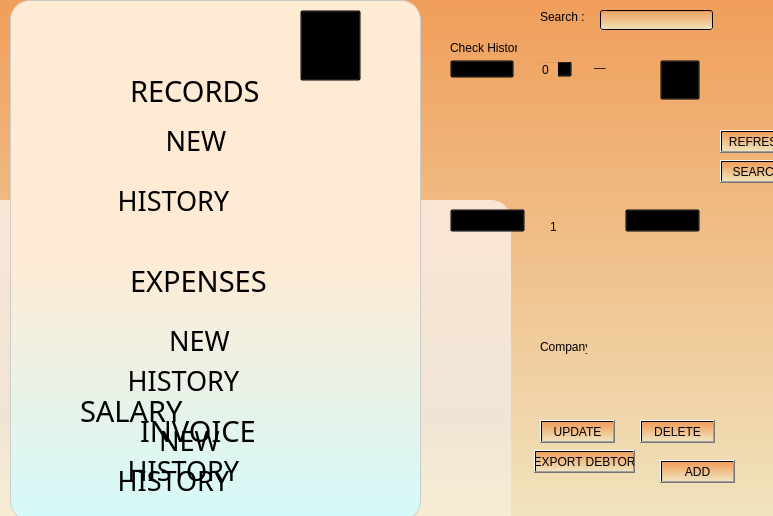
<?xml version="1.0" encoding="UTF-8"?>
<ui version="4.0">
 <class>Form</class>
 <widget class="QWidget" name="Form">
  <property name="geometry">
   <rect>
    <x>0</x>
    <y>0</y>
    <width>773</width>
    <height>516</height>
   </rect>
  </property>
  <property name="sizePolicy">
   <sizepolicy hsizetype="Expanding" vsizetype="Expanding">
    <horstretch>0</horstretch>
    <verstretch>0</verstretch>
   </sizepolicy>
  </property>
  <property name="windowTitle">
   <string>Form</string>
  </property>
  <property name="styleSheet">
   <string notr="true">background-color: qlineargradient(spread:pad, x1:0, y1:0, x2:0, y2:1, stop:0 rgba(240, 158, 90, 255), stop:1 rgba(240, 227, 189, 255));</string>
  </property>
  <widget class="QFrame" name="sidebar">
   <property name="geometry">
    <rect>
     <x>10</x>
     <y>0</y>
     <width>411</width>
     <height>521</height>
    </rect>
   </property>
   <property name="sizePolicy">
    <sizepolicy hsizetype="Expanding" vsizetype="Expanding">
     <horstretch>0</horstretch>
     <verstretch>0</verstretch>
    </sizepolicy>
   </property>
   <property name="styleSheet">
    <string notr="true">/*background-color: qlineargradient(spread:pad, x1:0, y1:0, x2:0, y2:1, stop:0 rgba(252, 226, 219, 240), stop:0.5 rgba(252, 226, 219, 245), stop:1 rgba(193, 228, 232,240));
*/
background-color: qlineargradient(spread:pad, x1:0, y1:0, x2:0, y2:1, stop:0 #FFEBD4 , stop:0.5 #FFEBD4, stop:1 #D4FAFA);

border-radius: 20px;
border: 1px solid #ccc;

                </string>
   </property>
   <property name="frameShape">
    <enum>QFrame::StyledPanel</enum>
   </property>
   <property name="frameShadow">
    <enum>QFrame::Raised</enum>
   </property>
   <property name="lineWidth">
    <number>3</number>
   </property>
   <widget class="QPushButton" name="add_record_button">
    <property name="geometry">
     <rect>
      <x>50</x>
      <y>110</y>
      <width>321</width>
      <height>61</height>
     </rect>
    </property>
    <property name="font">
     <font>
      <family>Tw Cen MT Condensed Extra Bold</family>
      <pointsize>20</pointsize>
     </font>
    </property>
    <property name="styleSheet">
     <string notr="true">border-radius:0px;
border:0px;
background-color:transparent;


</string>
    </property>
    <property name="text">
     <string>       NEW              </string>
    </property>
   </widget>
   <widget class="QPushButton" name="check_record_button">
    <property name="geometry">
     <rect>
      <x>40</x>
      <y>170</y>
      <width>331</width>
      <height>61</height>
     </rect>
    </property>
    <property name="font">
     <font>
      <family>Tw Cen MT Condensed Extra Bold</family>
      <pointsize>20</pointsize>
     </font>
    </property>
    <property name="styleSheet">
     <string notr="true">border-radius:0px;
border:0px;
background-color:transparent;
</string>
    </property>
    <property name="text">
     <string>HISTORY            </string>
    </property>
   </widget>
   <widget class="QPushButton" name="add_expenses_button">
    <property name="geometry">
     <rect>
      <x>50</x>
      <y>310</y>
      <width>321</width>
      <height>61</height>
     </rect>
    </property>
    <property name="font">
     <font>
      <family>Tw Cen MT Condensed Extra Bold</family>
      <pointsize>20</pointsize>
     </font>
    </property>
    <property name="styleSheet">
     <string notr="true">border-radius:0px;
border:0px;
background-color:transparent;</string>
    </property>
    <property name="text">
     <string>     NEW           </string>
    </property>
   </widget>
   <widget class="QPushButton" name="check_expenses_button">
    <property name="geometry">
     <rect>
      <x>50</x>
      <y>350</y>
      <width>331</width>
      <height>61</height>
     </rect>
    </property>
    <property name="font">
     <font>
      <family>Tw Cen MT Condensed Extra Bold</family>
      <pointsize>20</pointsize>
     </font>
    </property>
    <property name="styleSheet">
     <string notr="true">border-radius:0px;
border:0px;
background-color:transparent;
padding:0px;</string>
    </property>
    <property name="text">
     <string>HISTORY            </string>
    </property>
   </widget>
   <widget class="QLabel" name="file_pic">
    <property name="geometry">
     <rect>
      <x>20</x>
      <y>50</y>
      <width>81</width>
      <height>81</height>
     </rect>
    </property>
    <property name="styleSheet">
     <string notr="true">padding:0px;
background-color:transparent;
border:0px</string>
    </property>
    <property name="text">
     <string/>
    </property>
    <property name="pixmap">
     <pixmap>:/file.png</pixmap>
    </property>
   </widget>
   <widget class="QLabel" name="record_text">
    <property name="geometry">
     <rect>
      <x>120</x>
      <y>70</y>
      <width>231</width>
      <height>41</height>
     </rect>
    </property>
    <property name="font">
     <font>
      <family>Tw Cen MT Condensed Extra Bold</family>
      <pointsize>22</pointsize>
      <weight>50</weight>
      <bold>false</bold>
     </font>
    </property>
    <property name="styleSheet">
     <string notr="true">background-color:transparent;
border:0px;</string>
    </property>
    <property name="text">
     <string>RECORDS</string>
    </property>
   </widget>
   <widget class="QLabel" name="coin_pic">
    <property name="geometry">
     <rect>
      <x>20</x>
      <y>250</y>
      <width>71</width>
      <height>71</height>
     </rect>
    </property>
    <property name="styleSheet">
     <string notr="true">padding:0px;
background-color:transparent;
border:0px</string>
    </property>
    <property name="text">
     <string/>
    </property>
   </widget>
   <widget class="QLabel" name="expenses_text">
    <property name="geometry">
     <rect>
      <x>120</x>
      <y>260</y>
      <width>221</width>
      <height>41</height>
     </rect>
    </property>
    <property name="font">
     <font>
      <family>Tw Cen MT Condensed Extra Bold</family>
      <pointsize>22</pointsize>
      <weight>50</weight>
      <bold>false</bold>
     </font>
    </property>
    <property name="styleSheet">
     <string notr="true">background-color:transparent;
border:0px;</string>
    </property>
    <property name="text">
     <string>EXPENSES</string>
    </property>
   </widget>
   <widget class="QLabel" name="triangle1">
    <property name="geometry">
     <rect>
      <x>300</x>
      <y>130</y>
      <width>47</width>
      <height>14</height>
     </rect>
    </property>
    <property name="styleSheet">
     <string notr="true">border-radius:0px;
border:0px;
background-color:transparent;</string>
    </property>
    <property name="text">
     <string/>
    </property>
   </widget>
   <widget class="QLabel" name="triangle2">
    <property name="geometry">
     <rect>
      <x>300</x>
      <y>190</y>
      <width>47</width>
      <height>14</height>
     </rect>
    </property>
    <property name="styleSheet">
     <string notr="true">border-radius:0px;
border:0px;
background-color:transparent;</string>
    </property>
    <property name="text">
     <string/>
    </property>
   </widget>
   <widget class="QLabel" name="triangle3">
    <property name="geometry">
     <rect>
      <x>300</x>
      <y>330</y>
      <width>47</width>
      <height>14</height>
     </rect>
    </property>
    <property name="styleSheet">
     <string notr="true">border-radius:0px;
border:0px;
background-color:transparent;</string>
    </property>
    <property name="text">
     <string/>
    </property>
   </widget>
   <widget class="QLabel" name="triangle4">
    <property name="geometry">
     <rect>
      <x>300</x>
      <y>390</y>
      <width>47</width>
      <height>14</height>
     </rect>
    </property>
    <property name="styleSheet">
     <string notr="true">border-radius:0px;
border:0px;
background-color:transparent;</string>
    </property>
    <property name="text">
     <string/>
    </property>
   </widget>
   <widget class="QLabel" name="invoice_text">
    <property name="geometry">
     <rect>
      <x>130</x>
      <y>410</y>
      <width>221</width>
      <height>41</height>
     </rect>
    </property>
    <property name="font">
     <font>
      <family>Tw Cen MT Condensed Extra Bold</family>
      <pointsize>22</pointsize>
      <weight>50</weight>
      <bold>false</bold>
     </font>
    </property>
    <property name="styleSheet">
     <string notr="true">background-color:transparent;
border:0px;</string>
    </property>
    <property name="text">
     <string>INVOICE</string>
    </property>
   </widget>
   <widget class="QLabel" name="file_pic_2">
    <property name="geometry">
     <rect>
      <x>30</x>
      <y>390</y>
      <width>81</width>
      <height>81</height>
     </rect>
    </property>
    <property name="styleSheet">
     <string notr="true">padding:0px;
background-color:transparent;
border:0px</string>
    </property>
    <property name="text">
     <string/>
    </property>
    <property name="pixmap">
     <pixmap>:/file.png</pixmap>
    </property>
   </widget>
   <widget class="QPushButton" name="check_invoice_button">
    <property name="geometry">
     <rect>
      <x>40</x>
      <y>450</y>
      <width>331</width>
      <height>61</height>
     </rect>
    </property>
    <property name="font">
     <font>
      <family>Tw Cen MT Condensed Extra Bold</family>
      <pointsize>20</pointsize>
     </font>
    </property>
    <property name="styleSheet">
     <string notr="true">border-radius:0px;
border:0px;
background-color:transparent;
padding:0px;</string>
    </property>
    <property name="text">
     <string>HISTORY            </string>
    </property>
   </widget>
   <widget class="QLabel" name="triangle5">
    <property name="geometry">
     <rect>
      <x>300</x>
      <y>480</y>
      <width>47</width>
      <height>14</height>
     </rect>
    </property>
    <property name="styleSheet">
     <string notr="true">border-radius:0px;
border:0px;
background-color:transparent;</string>
    </property>
    <property name="text">
     <string/>
    </property>
   </widget>
   <widget class="QLabel" name="triangle6">
    <property name="geometry">
     <rect>
      <x>340</x>
      <y>450</y>
      <width>47</width>
      <height>14</height>
     </rect>
    </property>
    <property name="styleSheet">
     <string notr="true">border-radius:0px;
border:0px;
background-color:transparent;</string>
    </property>
    <property name="text">
     <string/>
    </property>
   </widget>
   <widget class="QLabel" name="salary_text">
    <property name="geometry">
     <rect>
      <x>70</x>
      <y>390</y>
      <width>221</width>
      <height>41</height>
     </rect>
    </property>
    <property name="font">
     <font>
      <family>Tw Cen MT Condensed Extra Bold</family>
      <pointsize>22</pointsize>
      <weight>50</weight>
      <bold>false</bold>
     </font>
    </property>
    <property name="styleSheet">
     <string notr="true">background-color:transparent;
border:0px;</string>
    </property>
    <property name="text">
     <string>SALARY</string>
    </property>
   </widget>
   <widget class="QLabel" name="triangle7">
    <property name="geometry">
     <rect>
      <x>330</x>
      <y>410</y>
      <width>47</width>
      <height>14</height>
     </rect>
    </property>
    <property name="styleSheet">
     <string notr="true">border-radius:0px;
border:0px;
background-color:transparent;</string>
    </property>
    <property name="text">
     <string/>
    </property>
   </widget>
   <widget class="QPushButton" name="add_salary_button">
    <property name="geometry">
     <rect>
      <x>40</x>
      <y>410</y>
      <width>321</width>
      <height>61</height>
     </rect>
    </property>
    <property name="font">
     <font>
      <family>Tw Cen MT Condensed Extra Bold</family>
      <pointsize>20</pointsize>
     </font>
    </property>
    <property name="styleSheet">
     <string notr="true">border-radius:0px;
border:0px;
background-color:transparent;</string>
    </property>
    <property name="text">
     <string>     NEW           </string>
    </property>
   </widget>
   <widget class="QPushButton" name="check_salary_button">
    <property name="geometry">
     <rect>
      <x>50</x>
      <y>440</y>
      <width>331</width>
      <height>61</height>
     </rect>
    </property>
    <property name="font">
     <font>
      <family>Tw Cen MT Condensed Extra Bold</family>
      <pointsize>20</pointsize>
     </font>
    </property>
    <property name="styleSheet">
     <string notr="true">border-radius:0px;
border:0px;
background-color:transparent;
padding:0px;</string>
    </property>
    <property name="text">
     <string>HISTORY            </string>
    </property>
   </widget>
   <widget class="QLabel" name="coin_pic_2">
    <property name="geometry">
     <rect>
      <x>20</x>
      <y>340</y>
      <width>71</width>
      <height>71</height>
     </rect>
    </property>
    <property name="styleSheet">
     <string notr="true">padding:0px;
background-color:transparent;
border:0px</string>
    </property>
    <property name="text">
     <string/>
    </property>
   </widget>
   <zorder>add_record_button</zorder>
   <zorder>check_record_button</zorder>
   <zorder>add_expenses_button</zorder>
   <zorder>check_expenses_button</zorder>
   <zorder>file_pic</zorder>
   <zorder>record_text</zorder>
   <zorder>coin_pic</zorder>
   <zorder>expenses_text</zorder>
   <zorder>triangle1</zorder>
   <zorder>triangle2</zorder>
   <zorder>triangle3</zorder>
   <zorder>triangle4</zorder>
   <zorder>invoice_text</zorder>
   <zorder>file_pic_2</zorder>
   <zorder>check_invoice_button</zorder>
   <zorder>triangle5</zorder>
   <zorder>salary_text</zorder>
   <zorder>add_salary_button</zorder>
   <zorder>check_salary_button</zorder>
   <zorder>triangle7</zorder>
   <zorder>triangle6</zorder>
   <zorder>coin_pic_2</zorder>
  </widget>
  <widget class="QPushButton" name="option_button">
   <property name="geometry">
    <rect>
     <x>300</x>
     <y>10</y>
     <width>61</width>
     <height>71</height>
    </rect>
   </property>
   <property name="styleSheet">
    <string notr="true">background-color: transparent;
font-family: &quot;Helvetica&quot;; 
font-size: 60px; 
font-weight: bold; 
padding-top: 0px;
padding-right: 0px;
padding-bottom: 10px;
padding-left: 0px;</string>
   </property>
   <property name="text">
    <string>≡</string>
   </property>
  </widget>
  <widget class="QPushButton" name="minimize_button">
   <property name="geometry">
    <rect>
     <x>580</x>
     <y>40</y>
     <width>40</width>
     <height>40</height>
    </rect>
   </property>
   <property name="styleSheet">
    <string notr="true">border: 0;
background-color:transparent;
color:black;
font:Bold;
font-size:20px;
padding-bottom:2px</string>
   </property>
   <property name="text">
    <string>_</string>
   </property>
  </widget>
  <widget class="QPushButton" name="close_button">
   <property name="geometry">
    <rect>
     <x>660</x>
     <y>60</y>
     <width>40</width>
     <height>40</height>
    </rect>
   </property>
   <property name="styleSheet">
    <string notr="true">background-color:transparent;
color:black;
font:Bold;
font-size:25px;
padding:0px</string>
   </property>
   <property name="text">
    <string>X</string>
   </property>
  </widget>
  <widget class="QFrame" name="base_frame">
   <property name="geometry">
    <rect>
     <x>-230</x>
     <y>190</y>
     <width>751</width>
     <height>451</height>
    </rect>
   </property>
   <property name="styleSheet">
    <string notr="true">/*background-color: qlineargradient(spread:pad, x1:0, y1:0, x2:0, y2:1, stop:0 rgba(249, 239, 213,255), stop:1 rgba(250, 213, 195, 255));
*/
background-color: qlineargradient(spread:pad, x1:0, y1:0, x2:0, y2:1, stop:0 rgba(250, 229, 213,255), stop:0.5 rgba(240, 229, 213,255) ,stop:1 #FFF4CE);
border-radius: 20px;
border: 0px solid #ccc;
padding: 10px;
margin: 10px;</string>
   </property>
   <property name="frameShape">
    <enum>QFrame::StyledPanel</enum>
   </property>
   <property name="frameShadow">
    <enum>QFrame::Raised</enum>
   </property>
  </widget>
  <widget class="QFrame" name="data_frame">
   <property name="geometry">
    <rect>
     <x>440</x>
     <y>30</y>
     <width>276</width>
     <height>212</height>
    </rect>
   </property>
   <property name="styleSheet">
    <string notr="true">background-color:transparent;</string>
   </property>
   <property name="frameShape">
    <enum>QFrame::StyledPanel</enum>
   </property>
   <property name="frameShadow">
    <enum>QFrame::Raised</enum>
   </property>
   <widget class="QTableView" name="data_table">
    <property name="geometry">
     <rect>
      <x>10</x>
      <y>54</y>
      <width>256</width>
      <height>119</height>
     </rect>
    </property>
   </widget>
   <widget class="QPushButton" name="next_button">
    <property name="geometry">
     <rect>
      <x>185</x>
      <y>179</y>
      <width>75</width>
      <height>23</height>
     </rect>
    </property>
    <property name="text">
     <string>&gt;</string>
    </property>
   </widget>
   <widget class="QPushButton" name="prev_button">
    <property name="geometry">
     <rect>
      <x>10</x>
      <y>179</y>
      <width>75</width>
      <height>23</height>
     </rect>
    </property>
    <property name="styleSheet">
     <string notr="true">border-width:2px;</string>
    </property>
    <property name="text">
     <string>&lt;</string>
    </property>
   </widget>
   <widget class="QComboBox" name="data_month">
    <property name="geometry">
     <rect>
      <x>10</x>
      <y>30</y>
      <width>64</width>
      <height>18</height>
     </rect>
    </property>
   </widget>
   <widget class="QSpinBox" name="data_year">
    <property name="geometry">
     <rect>
      <x>97</x>
      <y>30</y>
      <width>35</width>
      <height>18</height>
     </rect>
    </property>
   </widget>
   <widget class="QLabel" name="check_history_label">
    <property name="geometry">
     <rect>
      <x>10</x>
      <y>10</y>
      <width>67</width>
      <height>16</height>
     </rect>
    </property>
    <property name="styleSheet">
     <string notr="true">background-color:transparent;</string>
    </property>
    <property name="text">
     <string>Check History</string>
    </property>
   </widget>
   <widget class="QLabel" name="page_number">
    <property name="geometry">
     <rect>
      <x>110</x>
      <y>190</y>
      <width>47</width>
      <height>14</height>
     </rect>
    </property>
    <property name="styleSheet">
     <string notr="true">background-color:transparent;</string>
    </property>
    <property name="text">
     <string>1</string>
    </property>
   </widget>
   <zorder>data_table</zorder>
   <zorder>prev_button</zorder>
   <zorder>data_month</zorder>
   <zorder>data_year</zorder>
   <zorder>check_history_label</zorder>
   <zorder>page_number</zorder>
   <zorder>next_button</zorder>
  </widget>
  <widget class="QFrame" name="filter_frame">
   <property name="geometry">
    <rect>
     <x>520</x>
     <y>250</y>
     <width>231</width>
     <height>161</height>
    </rect>
   </property>
   <property name="styleSheet">
    <string notr="true">background-color:transparent;</string>
   </property>
   <property name="frameShape">
    <enum>QFrame::StyledPanel</enum>
   </property>
   <property name="frameShadow">
    <enum>QFrame::Raised</enum>
   </property>
   <widget class="QLabel" name="check_record_company_label">
    <property name="geometry">
     <rect>
      <x>20</x>
      <y>90</y>
      <width>47</width>
      <height>14</height>
     </rect>
    </property>
    <property name="text">
     <string>Company</string>
    </property>
   </widget>
   <widget class="QScrollArea" name="company_scroll">
    <property name="geometry">
     <rect>
      <x>20</x>
      <y>110</y>
      <width>121</width>
      <height>41</height>
     </rect>
    </property>
    <property name="styleSheet">
     <string notr="true"/>
    </property>
    <property name="widgetResizable">
     <bool>true</bool>
    </property>
    <widget class="QWidget" name="company_scroll_widget">
     <property name="enabled">
      <bool>true</bool>
     </property>
     <property name="geometry">
      <rect>
       <x>0</x>
       <y>0</y>
       <width>119</width>
       <height>39</height>
      </rect>
     </property>
    </widget>
   </widget>
  </widget>
  <widget class="QPushButton" name="delete_record_button">
   <property name="geometry">
    <rect>
     <x>640</x>
     <y>420</y>
     <width>75</width>
     <height>23</height>
    </rect>
   </property>
   <property name="text">
    <string>DELETE</string>
   </property>
  </widget>
  <widget class="QPushButton" name="update_record_button">
   <property name="geometry">
    <rect>
     <x>540</x>
     <y>420</y>
     <width>75</width>
     <height>23</height>
    </rect>
   </property>
   <property name="styleSheet">
    <string notr="true"/>
   </property>
   <property name="text">
    <string>UPDATE</string>
   </property>
  </widget>
  <widget class="QPushButton" name="search_button">
   <property name="geometry">
    <rect>
     <x>720</x>
     <y>160</y>
     <width>75</width>
     <height>23</height>
    </rect>
   </property>
   <property name="text">
    <string>SEARCH</string>
   </property>
  </widget>
  <widget class="QPushButton" name="refresh_button">
   <property name="geometry">
    <rect>
     <x>720</x>
     <y>130</y>
     <width>75</width>
     <height>23</height>
    </rect>
   </property>
   <property name="text">
    <string>REFRESH</string>
   </property>
  </widget>
  <widget class="QLineEdit" name="search_box">
   <property name="geometry">
    <rect>
     <x>600</x>
     <y>10</y>
     <width>113</width>
     <height>20</height>
    </rect>
   </property>
  </widget>
  <widget class="QLabel" name="search_label">
   <property name="geometry">
    <rect>
     <x>540</x>
     <y>10</y>
     <width>47</width>
     <height>14</height>
    </rect>
   </property>
   <property name="styleSheet">
    <string notr="true">background-color:transparent;</string>
   </property>
   <property name="text">
    <string>Search :</string>
   </property>
  </widget>
  <widget class="QPushButton" name="export_button">
   <property name="geometry">
    <rect>
     <x>534</x>
     <y>450</y>
     <width>101</width>
     <height>23</height>
    </rect>
   </property>
   <property name="text">
    <string>EXPORT DEBTOR</string>
   </property>
  </widget>
  <widget class="QPushButton" name="add_button">
   <property name="geometry">
    <rect>
     <x>660</x>
     <y>460</y>
     <width>75</width>
     <height>23</height>
    </rect>
   </property>
   <property name="styleSheet">
    <string notr="true"/>
   </property>
   <property name="text">
    <string>ADD</string>
   </property>
  </widget>
  <zorder>base_frame</zorder>
  <zorder>minimize_button</zorder>
  <zorder>close_button</zorder>
  <zorder>data_frame</zorder>
  <zorder>filter_frame</zorder>
  <zorder>sidebar</zorder>
  <zorder>option_button</zorder>
  <zorder>delete_record_button</zorder>
  <zorder>update_record_button</zorder>
  <zorder>search_button</zorder>
  <zorder>refresh_button</zorder>
  <zorder>search_box</zorder>
  <zorder>search_label</zorder>
  <zorder>export_button</zorder>
  <zorder>add_button</zorder>
 </widget>
 <resources>
  <include location="photo_file.qrc"/>
 </resources>
 <connections/>
</ui>
